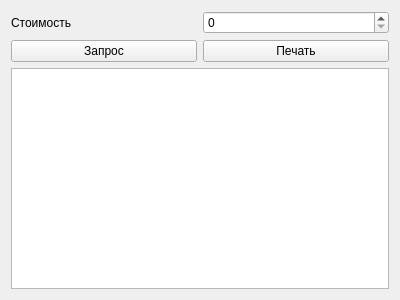
<?xml version="1.0" encoding="UTF-8"?>
<ui version="4.0">
 <class>MaterialsWithPriceOver</class>
 <widget class="QWidget" name="MaterialsWithPriceOver">
  <property name="geometry">
   <rect>
    <x>0</x>
    <y>0</y>
    <width>400</width>
    <height>300</height>
   </rect>
  </property>
  <property name="windowTitle">
   <string>Материалы на балансе со стоимостью выше</string>
  </property>
  <layout class="QVBoxLayout" name="verticalLayout">
   <item>
    <layout class="QGridLayout" name="gridLayout">
     <item row="0" column="0">
      <widget class="QLabel" name="labelPrice">
       <property name="text">
        <string>Стоимость</string>
       </property>
      </widget>
     </item>
     <item row="0" column="1">
      <widget class="QSpinBox" name="spinBoxPrice">
       <property name="maximum">
        <number>999999</number>
       </property>
      </widget>
     </item>
    </layout>
   </item>
   <item>
    <layout class="QHBoxLayout" name="horizontalLayout">
     <item>
      <widget class="QPushButton" name="pushButtonQuery">
       <property name="text">
        <string>Запрос</string>
       </property>
      </widget>
     </item>
     <item>
      <widget class="QPushButton" name="pushButtonPrint">
       <property name="text">
        <string>Печать</string>
       </property>
      </widget>
     </item>
    </layout>
   </item>
   <item>
    <widget class="QTableView" name="tableView"/>
   </item>
  </layout>
 </widget>
 <resources/>
 <connections/>
</ui>
